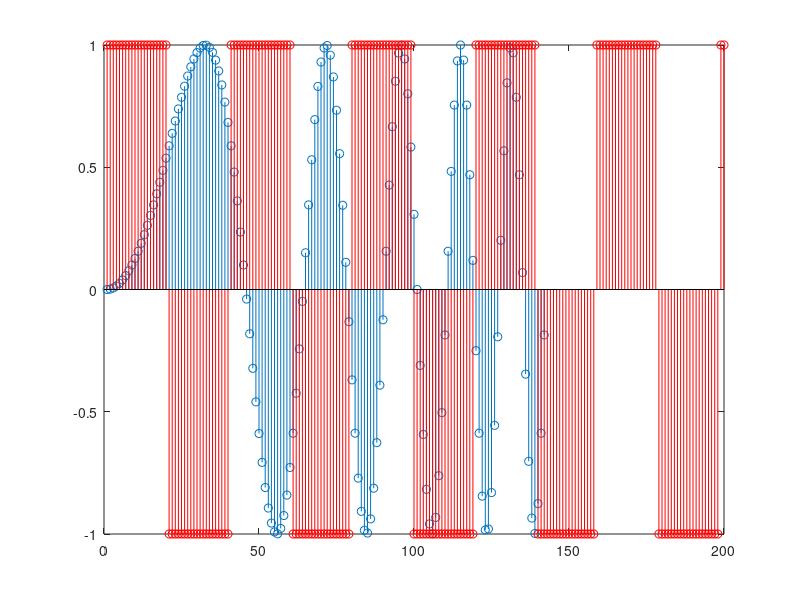

Recreate this plot in MATLAB. (Note: this script raises an error after producing the figure.)
x1=sin(2*pi*10*([0:141]/200).^2);
%x2=sin(2*pi*10/400*[0:199]);
% x2 = exp([0:199]);
x2 = square([0:199]/(2*pi));

stem(x1);hold on;stem(x2,'r');

localcost=zeros(length(x1),length(x2));
for i=1:length(x1)
    for j=1:length(x2)
        
        localcost(i,j)=abs(x1(i)-x2(j));
        
    end
end
disp('local cost computation done..');
[map Dist]=dtw_trial(localcost);

subplot(3,1,1)
plot(x1)
subplot(3,1,2)
plot(x2)
subplot(3,1,3)
plot(map(:,1), map(:,2))